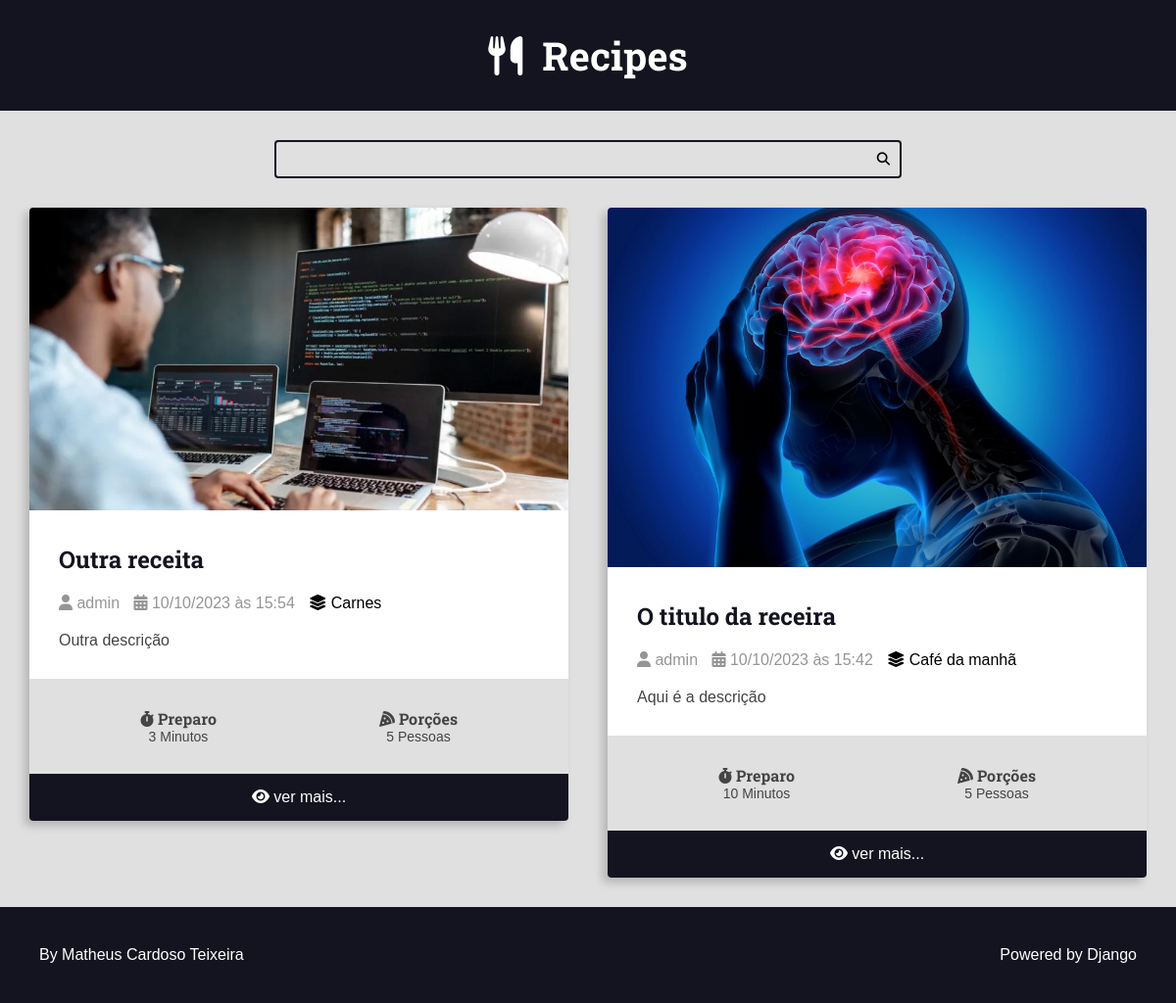
The page / on the database its author committed.
### recipes/models.py (models this page shows, shortened)
class Recipe(models.Model):
    title = models.CharField(max_length=65)
    description = models.CharField(max_length=165)
    slug = models.SlugField()
    preparation_time = models.IntegerField()
    preparation_time_unit = models.CharField(max_length=65)
    servings = models.IntegerField()
    servings_unit = models.CharField(max_length=65)
    preparation_steps = models.TextField();
    preparation_steps_is_html = models.BooleanField(default=False)
    created_at = models.DateTimeField(auto_now_add=True)
    updated_at = models.DateTimeField(auto_now=True)
    is_published = models.BooleanField(default=False)
    cover = models.ImageField(upload_to='recipes/covers/%Y/%m/%d/', blank=True, null=True, default='')
    category = models.ForeignKey(
        Category, on_delete=models.SET_NULL, null=True, blank=True, default=None
    )
    author = models.ForeignKey(
        User, on_delete=models.SET_NULL, null=True
    )

class Category(models.Model):
    name = models.CharField(max_length=65)

### recipes/views.py (the view)
# urls.py: path('', views.home, name='home'),
def home(request):
    recipes = Recipe.objects.filter(is_published=True).order_by('-id')
    return render(request, 'recipes/pages/home.html', context={
        'recipes': recipes,
    })

### recipes/templates/recipes/pages/home.html (shortened to what this page needs)
{% extends 'global/base.html' %}
{% block content %}
<div class="main-content main-content-list container">
    {% for recipe in recipes %}
        {% include 'recipes/partials/recipe.html' %}
    {% empty %}
        <div class="center m-y">
            <h1>No recipes found here :(</h1>
        </div>
    {% endfor %}
</div>
{% endblock %}

### recipes/templates/recipes/partials/recipe.html (shortened to what this page needs)
            <div class="recipe recipe-list-item">
                <div class="recipe-cover">
                    {% if not is_detail_page %}
                        <a href="{% url 'recipes:recipe' recipe.id %}">
                            <img src="{{ recipe.cover.url }}" alt="Temporário">
                        </a>
                    {% else %}
                        <img src="{{ recipe.cover.url }}" alt="Temporário">
                    {% endif %}
                </div>
                <div class="recipe-title-container">
                    <h2 class="recipe-title">
                        <a href="{% url 'recipes:recipe' recipe.id %}">
                            {{ recipe.title }}
                        </a>
                    </h2>
                </div>
                <div class="recipe-author">
                    <span class="recipe-author-item">
                        <i class="fas fa-user"></i>
                        {% if recipe.author is not None %}
                            {% if recipe.author.first_name %}
                                {{ recipe.author.first_name }} {{ recipe.author.last_name }}
                            {% else %}
                                {{ recipe.author.username }}
                            {% endif %}
                        {% else %}
                            Desconhecido
                        {% endif %}
                    </span>
                    <span class="recipe-author-item">
                        <i class="fas fa-calendar-alt"></i>
                        {{ recipe.created_at|date:"d/m/Y" }} às {{ recipe.created_at|date:"H:i" }}
                    </span>
                    {% if recipe.category is not None %}
                        <span class="recipe-author-item">
                            <a class="category-link" href="{% url 'recipes:category' recipe.category.id %}">
                                <i class="fas fa-layer-group"></i>
                                <span>{{ recipe.category.name }}</span>
                            </a>
                        </span>
                    {% endif %}
                </div>
                <div class="recipe-content">
                    <p>
                        {{ recipe.description }}
                    </p>
                </div>
                <div class="recipe-meta-container">
                    <div class="recipe-meta recipe-preparation">
                        <h3 class="recipe-meta-title"><i class="fas fa-stopwatch"></i> Preparo</h3>
                        <div class="recipe-meta-text">
                            {{ recipe.preparation_time }} {{ recipe.preparation_time_unit }}
                        </div>
                    </div>
                    <div class="recipe-meta recipe-servings">
                        <h3 class="recipe-meta-title"><i class="fas fa-pizza-slice"></i> Porções</h3>
                        <div class="recipe-meta-text">
                            {{ recipe.servings }} {{ recipe.servings_unit }}
                        </div>
                    </div>
                </div>
                {% if  not is_detail_page %}
                    <footer class="recipe-footer">
                        <a class="recipe-read-more button button-dark button-full-width" href="{% url 'recipes:recipe' recipe.id %}">
                            <i class="fas fa-eye"></i>
                            <span>ver mais...</span>
                        </a>
                    </footer>
                {% endif %}
            </div>

### recipes/static/recipes/css/styles.css (style rules this page uses)
:root { --color-primary: #269fe6; --color-primary-hover: #2086c2; --color-primary-dark: #13141f; --color-primary-dark-hover: #212336; --color-primary-light: #d4ecfa; --color-primary-light-hover: #bdd8e7; --color-white: #fff; --color-black: #000; --color-dark-text: #444; --color-info-light: #cce5ff; --color-debug-light: #cce5ff; --color-success-light: #d4edda; --color-alert-light: #fff3cd; --color-warning-light: #fff3cd; --color-error-light: #f8d7da; --color-info-dark: #4d86c4; --color-debug-dark: #4d86c4; --color-success-dark: #4a9c5d; --color-alert-dark: #927f40; --color-warning-dark: #927f40; --color-error-dark: #da525d; --color-gray-0: #f9f9f9; --color-gray-1: #e0e0e0; --color-gray-2: #c7c7c7; --color-gray-3: #aeaeae; --color-gray-4: #959595; --color-gray-5: #7d7d7d; --color-gray-6: #646464; --color-gray-7: #4b4b4b; --color-gray-8: #323232; --color-gray-9: #191919; --font-primary: sans-serif; --font-headings: 'Roboto Slab', serif; --spacing-gutter-small: 2rem; --spacing-gutter-medium-half: 1.5rem; --spacing-gutter-medium: 3rem; --spacing-gutter-large: 4rem; }
* { padding: 0; margin: 0; box-sizing: border-box; }
html { font-size: 62.5%; }
body { font-size: 1.6rem; font-family: var(--font-primary); background: var(--color-gray-1); color: var(--color-dark-text); }
h1, h2, h3, h4, h5, h6 { font-family: var(--font-headings); }
.container { max-width: 144rem; margin: 0 auto; padding: var(--spacing-gutter-medium); }
.main-content { padding-top: 0; }
.main-content-list { display: grid; grid-template-columns: repeat(auto-fit, minmax(340px, 1fr)); gap: var(--spacing-gutter-large); }
.recipe { background: var(--color-white); box-shadow: -5px 5px 10px rgba(0, 0, 0, .2); transform: scale(1); transition: all 300ms ease-in-out; border-radius: .4rem; overflow: hidden; }
.recipe img { max-width: 100%; }
.recipe-list-item { max-width: 64rem; height: fit-content; }
.recipe-title-container { padding: var(--spacing-gutter-medium); padding-bottom: var(--spacing-gutter-small); }
.recipe-title-container a { color: var(--color-primary-dark); text-decoration: none; }
.recipe-author { padding: 0 var(--spacing-gutter-medium); }
.recipe-content { padding: var(--spacing-gutter-medium); padding-top: var(--spacing-gutter-small); }
.recipe-author-item { color: var(--color-gray-4); margin-right: 1rem; }
.category-link { color: var(--color-black); text-decoration: none; transition: all 300ms ease-in-out; }
.recipe-meta-container { display: flex; flex-flow: row wrap; padding: var(--spacing-gutter-medium); background: var(--color-gray-1); }
.recipe-meta { display: flex; flex-flow: column nowrap; flex-shrink: 1; flex-grow: 1; text-align: center; }
.recipe-meta-title { font-size: 1.6rem; }
.recipe-meta-text { font-size: 1.4rem; }
.recipe-footer a { background: var(--color-primary-dark); display: block; color: var(--color-white); text-decoration: none; text-align: center; padding: var(--spacing-gutter-medium-half) var(--spacing-gutter-medium); transition: all 300ms ease-in-out; }

### rows shown on the page
Recipe: cover (picture), title "Outra receita", author.username "admin", created_at "10/10/2023", created_at "15:54", category.name "Carnes", description "Outra descrição", preparation_time "3", preparation_time_unit "Minutos", servings "5", servings_unit "Pessoas"
Recipe: cover (picture), title "O titulo da receira", author.username "admin", created_at "10/10/2023", created_at "15:42", category.name "Café da manhã", description "Aqui é a descrição", preparation_time "10", preparation_time_unit "Minutos", servings "5", servings_unit "Pessoas"
